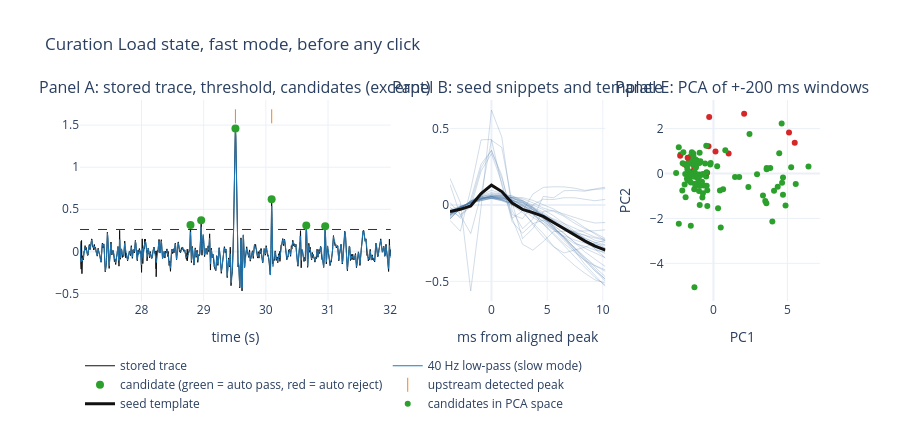

Source (notebook cell):
### Code cell
FAST_MIN_DISTANCE_MS = 6.0     # EventCurationDashboard defaults
SLOW_MIN_DISTANCE_MS = 100.0
SLOW_CUTOFF_HZ = 40.0
HIGH_AMPLITUDE_QUANTILE = 0.75

trace = stored_denoised                                             # metadata["pre_denoised"] is True: Denoiser not run
analysis_fast = trace.copy()                                        # manual and fast modes
analysis_slow = lowpass_trace(trace, fs_hz, cutoff_hz=SLOW_CUTOFF_HZ)  # slow mode

detected = {}
rows = []
for mode, analysis, min_distance in [("manual / fast", analysis_fast, FAST_MIN_DISTANCE_MS),
                                     ("slow", analysis_slow, SLOW_MIN_DISTANCE_MS)]:
    lower, upper, selected, step = threshold_slider_scale(analysis, fs_hz, min_distance)
    center = float(np.median(analysis))
    sigma = float(1.4826 * np.median(np.abs(analysis - center)))
    idx = threshold_event_calls(analysis, fs_hz, selected, min_distance)
    detected[mode] = (idx, selected)
    rows.append([mode, f"{center:.3f}", f"{sigma:.3f}", f"{selected:.3f}", f"{lower:.3f} - {upper:.3f}", min_distance, len(idx)])
md_table(["mode", "median of trace", "robust SD", "default threshold", "slider range", "min spacing (ms)", "candidates"], rows)


def build_candidates(analysis, long_source, indices, fs_hz, short_pre_s, short_post_s, align_s, long_half_s=0.5):
    # Mirror of EventCurationDashboard._build_candidates for one mode.
    short_pre = max(1, int(round(short_pre_s * fs_hz)))
    short_post = max(1, int(round(short_post_s * fs_hz)))
    align = max(1, int(round(align_s * fs_hz)))
    long_pre = long_post = max(1, int(round(long_half_s * fs_hz)))
    polarity = 1 if np.nanmedian(analysis[indices]) >= 0 else -1
    kept, aligned, amplitudes, short_snips, long_snips = [], [], [], [], []
    for idx in np.asarray(indices, dtype=int):
        lo, hi = max(0, idx - align), min(len(analysis), idx + align + 1)
        peak = lo + int(np.argmax(polarity * analysis[lo:hi]))
        if peak - short_pre < 0 or peak + short_post + 1 > len(analysis):
            continue
        short = polarity * analysis[peak - short_pre:peak + short_post + 1].copy()
        short -= np.median(short[:short_pre])
        long = np.full(long_pre + long_post + 1, np.nan)
        src_lo, src_hi = max(0, peak - long_pre), min(len(long_source), peak + long_post + 1)
        dst_lo = src_lo - (peak - long_pre)
        baseline = np.median(long_source[src_lo:max(src_lo + 1, peak)])
        long[dst_lo:dst_lo + (src_hi - src_lo)] = polarity * (long_source[src_lo:src_hi] - baseline)
        kept.append(idx); aligned.append(peak); amplitudes.append(short[short_pre])
        short_snips.append(short); long_snips.append(long)
    short_snips, long_snips = np.asarray(short_snips), np.asarray(long_snips)
    return {
        "indices": np.asarray(kept, dtype=int), "aligned": np.asarray(aligned, dtype=int),
        "amplitudes": np.asarray(amplitudes, dtype=float), "short": short_snips, "long": long_snips,
        "short_time_ms": (np.arange(short_snips.shape[1]) - short_pre) / fs_hz * 1000.0,
        "long_time_ms": (np.arange(long_snips.shape[1]) - long_pre) / fs_hz * 1000.0,
        "polarity": polarity,
    }


fast_idx, fast_threshold = detected["manual / fast"]
fast = build_candidates(analysis_fast, trace, fast_idx, fs_hz, 0.004, 0.010, 0.003)
n_seed = min(len(fast["indices"]), max(1, int(np.ceil(len(fast["indices"]) * (1.0 - HIGH_AMPLITUDE_QUANTILE)))))
seed = np.sort(np.argsort(fast["amplitudes"])[::-1][:n_seed])
template = fast["short"][seed].mean(axis=0)
cosine = cosine_similarity_rows(fast["short"], template)
auto_pass = cosine > AUTO_TEMPLATE_THRESHOLD
pca_scores, pca_var = candidate_pca_embedding(fast["long"], fast["long_time_ms"], window_ms=400.0)

slow_idx, slow_threshold = detected["slow"]
slow = build_candidates(analysis_slow, analysis_slow, slow_idx, fs_hz, 0.500, 0.500, 0.025)

matched = np.array([np.min(np.abs(fast["aligned"] - p)) <= 0.003 * fs_hz for p in peaks]) if len(fast["aligned"]) else np.zeros(len(peaks), bool)
md_table(["Fast mode at Load", "Value"], [
    ["candidates (local maxima above the default threshold)", len(fast["indices"])],
    ["seed template: top 25 % by amplitude", n_seed],
    ["automatic call at cosine 0.80: pass / reject", f"{int(auto_pass.sum())} / {int((~auto_pass).sum())}"],
    ["cosine to seed template: min / median / max", f"{cosine.min():.2f} / {np.median(cosine):.2f} / {cosine.max():.2f}"],
    ["amplitude: min / median / max", f"{fast['amplitudes'].min():.2f} / {np.median(fast['amplitudes']):.2f} / {fast['amplitudes'].max():.2f}"],
    ["trace value at the aligned peak: min / median / max", f"{trace[fast['aligned']].min():.2f} / {np.median(trace[fast['aligned']]):.2f} / {trace[fast['aligned']].max():.2f}"],
    ["PCA panel: variance explained by PC1 / PC2", f"{pca_var[0]:.2f} / {pca_var[1]:.2f}"],
    ["upstream detected peaks within 3 ms of a fast candidate", f"{int(matched.sum())} / {len(peaks)}"],
    ["slow mode candidates (40 Hz low-pass, 100 ms spacing)", len(slow["indices"])],
])

colors = np.where(auto_pass, "#2ca02c", "#d62728")
in_ex = (fast["aligned"] >= EX.start) & (fast["aligned"] < EX.stop)
fig = make_subplots(rows=1, cols=3, column_widths=[0.5, 0.25, 0.25], horizontal_spacing=0.08,
                    subplot_titles=("Panel A: stored trace, threshold, candidates (excerpt)",
                                    "Panel B: seed snippets and template",
                                    "Panel E: PCA of +-200 ms windows"))
fig.add_trace(go.Scatter(x=t_ex, y=trace[EX], mode="lines", name="stored trace", line={"width": 1, "color": "#111111"}), row=1, col=1)
fig.add_trace(go.Scatter(x=t_ex, y=analysis_slow[EX], mode="lines", name="40 Hz low-pass (slow mode)", line={"width": 1, "color": "#1f77b4"}), row=1, col=1)
fig.add_hline(y=fast_threshold, line={"dash": "dash", "width": 1, "color": "#333333"}, row=1, col=1)
fig.add_trace(go.Scatter(x=t[fast["aligned"][in_ex]], y=trace[fast["aligned"][in_ex]], mode="markers", name="candidate (green = auto pass, red = auto reject)",
                         marker={"color": colors[in_ex], "size": 8}), row=1, col=1)
peaks_ex = peaks[(peaks >= EX.start) & (peaks < EX.stop)]
fig.add_trace(go.Scatter(x=t[peaks_ex], y=np.full(len(peaks_ex), trace[EX].max() * 1.1), mode="markers", name="upstream detected peak",
                         marker={"symbol": "line-ns-open", "size": 10, "color": "#ff7f0e"}), row=1, col=1)
for i in seed:
    fig.add_trace(go.Scatter(x=fast["short_time_ms"], y=fast["short"][i], mode="lines", showlegend=False, hoverinfo="skip",
                             line={"width": 1, "color": "#4c78a8"}, opacity=0.25), row=1, col=2)
fig.add_trace(go.Scatter(x=fast["short_time_ms"], y=template, mode="lines", name="seed template", line={"width": 3, "color": "#111111"}), row=1, col=2)
fig.add_trace(go.Scatter(x=pca_scores[:, 0], y=pca_scores[:, 1], mode="markers", name="candidates in PCA space",
                         marker={"color": colors, "size": 6}), row=1, col=3)
fig.update_xaxes(title_text="time (s)", row=1, col=1)
fig.update_xaxes(title_text="ms from aligned peak", row=1, col=2)
fig.update_xaxes(title_text="PC1", row=1, col=3)
fig.update_yaxes(title_text="PC2", row=1, col=3)
fig.update_layout(height=430, template="plotly_white", title="Curation Load state, fast mode, before any click",
                  legend={"orientation": "h", "y": -0.25})
fig.show()

### Figure 1 — Plotly figure (JSON) as saved in the notebook; plotly's stock layout.template omitted (floating-point values rounded to 4 significant figures; data arrays with more than 128 entries replaced by an {"elided": "..."} marker saying what was removed)
{"data": [{"line": {"color": "#111111", "width": 1}, "mode": "lines", "name": "stored trace", "type": "scatter", "x": {"elided": "5374 float values"}, "xaxis": "x", "y": {"elided": "5374 float values"}, "yaxis": "y"}, {"line": {"color": "#1f77b4", "width": 1}, "mode": "lines", "name": "40 Hz low-pass (slow mode)", "type": "scatter", "x": {"elided": "5374 float values"}, "xaxis": "x", "y": {"elided": "5374 float values"}, "yaxis": "y"}, {"marker": {"color": ["#2ca02c", "#2ca02c", "#2ca02c", "#2ca02c", "#2ca02c", "#2ca02c"], "size": 8}, "mode": "markers", "name": "candidate (green = auto pass, red = auto reject)", "type": "scatter", "x": [28.79, 28.96, 29.51, 30.09, 30.65, 30.95], "xaxis": "x", "y": [0.3124, 0.3698, 1.459, 0.6205, 0.3085, 0.2984], "yaxis": "y"}, {"marker": {"color": "#ff7f0e", "size": 10, "symbol": "line-ns-open"}, "mode": "markers", "name": "upstream detected peak", "type": "scatter", "x": [29.51, 30.09], "xaxis": "x", "y": [1.604, 1.604], "yaxis": "y"}, {"hoverinfo": "skip", "line": {"color": "#4c78a8", "width": 1}, "mode": "lines", "opacity": 0.25, "showlegend": false, "type": "scatter", "x": [-3.721, -2.791, -1.86, -0.9302, 0.0, 0.9302, 1.86, 2.791, 3.721, 4.651, 5.581, 6.512, 7.442, 8.372, 9.302, 10.23], "xaxis": "x2", "y": [-0.07141, -0.01864, 0.01864, 0.044, 0.05407, 0.04712, 0.02526, -0.02429, -0.05901, -0.1068, -0.1614, -0.2334, -0.2977, -0.3621, -0.4319, -0.4844], "yaxis": "y2"}, {"hoverinfo": "skip", "line": {"color": "#4c78a8", "width": 1}, "mode": "lines", "opacity": 0.25, "showlegend": false, "type": "scatter", "x": [-3.721, -2.791, -1.86, -0.9302, 0.0, 0.9302, 1.86, 2.791, 3.721, 4.651, 5.581, 6.512, 7.442, 8.372, 9.302, 10.23], "xaxis": "x2", "y": [-0.06175, -0.01486, 0.01486, 0.0299, 0.04318, 0.03171, 0.00452, -0.03034, -0.08103, -0.124, -0.1844, -0.252, -0.3042, -0.3626, -0.3986, -0.4341], "yaxis": "y2"}, {"hoverinfo": "skip", "line": {"color": "#4c78a8", "width": 1}, "mode": "lines", "opacity": 0.25, "showlegend": false, "type": "scatter", "x": [-3.721, -2.791, -1.86, -0.9302, 0.0, 0.9302, 1.86, 2.791, 3.721, 4.651, 5.581, 6.512, 7.442, 8.372, 9.302, 10.23], "xaxis": "x2", "y": [-0.05037, -0.01661, 0.01661, 0.0373, 0.05339, 0.04507, 0.02824, -0.00178, -0.04111, -0.08468, -0.1339, -0.1853, -0.2425, -0.2829, -0.3139, -0.3461], "yaxis": "y2"}, {"hoverinfo": "skip", "line": {"color": "#4c78a8", "width": 1}, "mode": "lines", "opacity": 0.25, "showlegend": false, "type": "scatter", "x": [-3.721, -2.791, -1.86, -0.9302, 0.0, 0.9302, 1.86, 2.791, 3.721, 4.651, 5.581, 6.512, 7.442, 8.372, 9.302, 10.23], "xaxis": "x2", "y": [-0.06213, -0.01442, 0.01442, 0.04687, 0.05282, 0.03506, 0.02658, 0.01299, -0.02199, -0.06062, -0.1208, -0.157, -0.1929, -0.2322, -0.2562, -0.2648], "yaxis": "y2"}, {"hoverinfo": "skip", "line": {"color": "#4c78a8", "width": 1}, "mode": "lines", "opacity": 0.25, "showlegend": false, "type": "scatter", "x": [-3.721, -2.791, -1.86, -0.9302, 0.0, 0.9302, 1.86, 2.791, 3.721, 4.651, 5.581, 6.512, 7.442, 8.372, 9.302, 10.23], "xaxis": "x2", "y": [-0.0919, -0.02095, 0.02095, 0.05379, 0.07346, 0.06961, 0.05837, 0.0309, -0.01295, -0.04827, -0.09873, -0.132, -0.1816, -0.2153, -0.2513, -0.2816], "yaxis": "y2"}, {"hoverinfo": "skip", "line": {"color": "#4c78a8", "width": 1}, "mode": "lines", "opacity": 0.25, "showlegend": false, "type": "scatter", "x": [-3.721, -2.791, -1.86, -0.9302, 0.0, 0.9302, 1.86, 2.791, 3.721, 4.651, 5.581, 6.512, 7.442, 8.372, 9.302, 10.23], "xaxis": "x2", "y": [-0.0386, -0.01494, 0.01494, 0.03774, 0.0411, 0.02816, 0.007761, -0.01082, -0.04436, -0.08404, -0.1227, -0.1599, -0.192, -0.2318, -0.2617, -0.284], "yaxis": "y2"}, {"hoverinfo": "skip", "line": {"color": "#4c78a8", "width": 1}, "mode": "lines", "opacity": 0.25, "showlegend": false, "type": "scatter", "x": [-3.721, -2.791, -1.86, -0.9302, 0.0, 0.9302, 1.86, 2.791, 3.721, 4.651, 5.581, 6.512, 7.442, 8.372, 9.302, 10.23], "xaxis": "x2", "y": [-0.05463, -0.01096, 0.01096, 0.02742, 0.04292, 0.04069, 0.02418, -0.001353, -0.03139, -0.06824, -0.1003, -0.1439, -0.1793, -0.2206, -0.2441, -0.2614], "yaxis": "y2"}, {"hoverinfo": "skip", "line": {"color": "#4c78a8", "width": 1}, "mode": "lines", "opacity": 0.25, "showlegend": false, "type": "scatter", "x": [-3.721, -2.791, -1.86, -0.9302, 0.0, 0.9302, 1.86, 2.791, 3.721, 4.651, 5.581, 6.512, 7.442, 8.372, 9.302, 10.23], "xaxis": "x2", "y": [-0.1015, -0.1722, 0.1015, 0.4254, 0.4278, 0.1276, -0.08757, -0.04014, 0.07062, 0.1145, 0.1183, 0.1176, 0.1096, 0.09495, 0.1001, 0.107], "yaxis": "y2"}, {"hoverinfo": "skip", "line": {"color": "#4c78a8", "width": 1}, "mode": "lines", "opacity": 0.25, "showlegend": false, "type": "scatter", "x": [-3.721, -2.791, -1.86, -0.9302, 0.0, 0.9302, 1.86, 2.791, 3.721, 4.651, 5.581, 6.512, 7.442, 8.372, 9.302, 10.23], "xaxis": "x2", "y": [-0.0611, -0.01551, 0.01551, 0.04057, 0.05442, 0.05221, 0.04181, 0.0187, -0.02084, -0.07984, -0.1414, -0.219, -0.2974, -0.388, -0.4593, -0.5345], "yaxis": "y2"}, {"hoverinfo": "skip", "line": {"color": "#4c78a8", "width": 1}, "mode": "lines", "opacity": 0.25, "showlegend": false, "type": "scatter", "x": [-3.721, -2.791, -1.86, -0.9302, 0.0, 0.9302, 1.86, 2.791, 3.721, 4.651, 5.581, 6.512, 7.442, 8.372, 9.302, 10.23], "xaxis": "x2", "y": [-0.06842, -0.01622, 0.01622, 0.04134, 0.05316, 0.05222, 0.03394, 0.002167, -0.04778, -0.08887, -0.1535, -0.2175, -0.283, -0.3522, -0.4196, -0.4874], "yaxis": "y2"}, {"hoverinfo": "skip", "line": {"color": "#4c78a8", "width": 1}, "mode": "lines", "opacity": 0.25, "showlegend": false, "type": "scatter", "x": [-3.721, -2.791, -1.86, -0.9302, 0.0, 0.9302, 1.86, 2.791, 3.721, 4.651, 5.581, 6.512, 7.442, 8.372, 9.302, 10.23], "xaxis": "x2", "y": [-0.04765, -0.01059, 0.01059, 0.03684, 0.06443, 0.05707, 0.04918, 0.04004, 0.01355, -0.02067, -0.04167, -0.07486, -0.119, -0.1554, -0.1833, -0.221], "yaxis": "y2"}, {"hoverinfo": "skip", "line": {"color": "#4c78a8", "width": 1}, "mode": "lines", "opacity": 0.25, "showlegend": false, "type": "scatter", "x": [-3.721, -2.791, -1.86, -0.9302, 0.0, 0.9302, 1.86, 2.791, 3.721, 4.651, 5.581, 6.512, 7.442, 8.372, 9.302, 10.23], "xaxis": "x2", "y": [0.1336, -0.0678, -0.1878, 0.0678, 0.4234, 0.3754, 0.01457, -0.2205, -0.1541, -0.04251, -0.03812, -0.05985, -0.08647, -0.1031, -0.1186, -0.1152], "yaxis": "y2"}, {"hoverinfo": "skip", "line": {"color": "#4c78a8", "width": 1}, "mode": "lines", "opacity": 0.25, "showlegend": false, "type": "scatter", "x": [-3.721, -2.791, -1.86, -0.9302, 0.0, 0.9302, 1.86, 2.791, 3.721, 4.651, 5.581, 6.512, 7.442, 8.372, 9.302, 10.23], "xaxis": "x2", "y": [-0.06273, -0.01279, 0.01279, 0.02833, 0.04323, 0.02664, -0.003367, -0.04969, -0.1178, -0.187, -0.2713, -0.3354, -0.395, -0.4461, -0.4905, -0.5108], "yaxis": "y2"}, {"hoverinfo": "skip", "line": {"color": "#4c78a8", "width": 1}, "mode": "lines", "opacity": 0.25, "showlegend": false, "type": "scatter", "x": [-3.721, -2.791, -1.86, -0.9302, 0.0, 0.9302, 1.86, 2.791, 3.721, 4.651, 5.581, 6.512, 7.442, 8.372, 9.302, 10.23], "xaxis": "x2", "y": [-0.09032, -0.02513, 0.02513, 0.05609, 0.06583, 0.06462, 0.04684, 0.01139, -0.03027, -0.08862, -0.1369, -0.1839, -0.2448, -0.3064, -0.3555, -0.4037], "yaxis": "y2"}, {"hoverinfo": "skip", "line": {"color": "#4c78a8", "width": 1}, "mode": "lines", "opacity": 0.25, "showlegend": false, "type": "scatter", "x": [-3.721, -2.791, -1.86, -0.9302, 0.0, 0.9302, 1.86, 2.791, 3.721, 4.651, 5.581, 6.512, 7.442, 8.372, 9.302, 10.23], "xaxis": "x2", "y": [-0.0405, -0.01013, 0.01013, 0.03682, 0.05041, 0.04561, 0.02917, 0.007186, -0.02793, -0.06822, -0.1159, -0.1616, -0.176, -0.197, -0.232, -0.2454], "yaxis": "y2"}, {"hoverinfo": "skip", "line": {"color": "#4c78a8", "width": 1}, "mode": "lines", "opacity": 0.25, "showlegend": false, "type": "scatter", "x": [-3.721, -2.791, -1.86, -0.9302, 0.0, 0.9302, 1.86, 2.791, 3.721, 4.651, 5.581, 6.512, 7.442, 8.372, 9.302, 10.23], "xaxis": "x2", "y": [-0.04387, -0.01414, 0.01414, 0.04081, 0.0544, 0.03898, 0.0304, 0.01629, -0.01821, -0.05897, -0.112, -0.147, -0.1831, -0.2421, -0.2867, -0.3185], "yaxis": "y2"}, {"hoverinfo": "skip", "line": {"color": "#4c78a8", "width": 1}, "mode": "lines", "opacity": 0.25, "showlegend": false, "type": "scatter", "x": [-3.721, -2.791, -1.86, -0.9302, 0.0, 0.9302, 1.86, 2.791, 3.721, 4.651, 5.581, 6.512, 7.442, 8.372, 9.302, 10.23], "xaxis": "x2", "y": [-0.08868, -0.02339, 0.02339, 0.03855, 0.06286, 0.06264, 0.04634, 0.02675, -0.01143, -0.07599, -0.1445, -0.2132, -0.2864, -0.3611, -0.4296, -0.4984], "yaxis": "y2"}, {"hoverinfo": "skip", "line": {"color": "#4c78a8", "width": 1}, "mode": "lines", "opacity": 0.25, "showlegend": false, "type": "scatter", "x": [-3.721, -2.791, -1.86, -0.9302, 0.0, 0.9302, 1.86, 2.791, 3.721, 4.651, 5.581, 6.512, 7.442, 8.372, 9.302, 10.23], "xaxis": "x2", "y": [0.1735, 0.01594, -0.5628, -0.01594, 0.62, 0.4435, -0.03709, -0.1556, -0.09208, 0.05562, 0.04596, 0.09258, 0.09442, 0.0891, 0.1049, 0.1155], "yaxis": "y2"}, {"hoverinfo": "skip", "line": {"color": "#4c78a8", "width": 1}, "mode": "lines", "opacity": 0.25, "showlegend": false, "type": "scatter", "x": [-3.721, -2.791, -1.86, -0.9302, 0.0, 0.9302, 1.86, 2.791, 3.721, 4.651, 5.581, 6.512, 7.442, 8.372, 9.302, 10.23], "xaxis": "x2", "y": [-0.09047, -0.02461, 0.02461, 0.06171, 0.08044, 0.07149, 0.0575, 0.02481, -0.01836, -0.07494, -0.1471, -0.2103, -0.2768, -0.3432, -0.4103, -0.4706], "yaxis": "y2"}, {"hoverinfo": "skip", "line": {"color": "#4c78a8", "width": 1}, "mode": "lines", "opacity": 0.25, "showlegend": false, "type": "scatter", "x": [-3.721, -2.791, -1.86, -0.9302, 0.0, 0.9302, 1.86, 2.791, 3.721, 4.651, 5.581, 6.512, 7.442, 8.372, 9.302, 10.23], "xaxis": "x2", "y": [-0.0596, -0.01557, 0.01557, 0.03354, 0.05494, 0.05198, 0.05195, 0.04758, 0.02936, 0.002999, -0.02721, -0.06831, -0.1025, -0.1479, -0.1927, -0.2333], "yaxis": "y2"}, {"hoverinfo": "skip", "line": {"color": "#4c78a8", "width": 1}, "mode": "lines", "opacity": 0.25, "showlegend": false, "type": "scatter", "x": [-3.721, -2.791, -1.86, -0.9302, 0.0, 0.9302, 1.86, 2.791, 3.721, 4.651, 5.581, 6.512, 7.442, 8.372, 9.302, 10.23], "xaxis": "x2", "y": [0.0156, -0.06397, -0.0156, 0.2209, 0.3349, 0.1454, -0.1104, -0.1852, -0.1223, -0.09994, -0.121, -0.1583, -0.1821, -0.2006, -0.2187, -0.2335], "yaxis": "y2"}, {"hoverinfo": "skip", "line": {"color": "#4c78a8", "width": 1}, "mode": "lines", "opacity": 0.25, "showlegend": false, "type": "scatter", "x": [-3.721, -2.791, -1.86, -0.9302, 0.0, 0.9302, 1.86, 2.791, 3.721, 4.651, 5.581, 6.512, 7.442, 8.372, 9.302, 10.23], "xaxis": "x2", "y": [-0.01297, -0.08941, 0.01297, 0.2437, 0.3569, 0.1922, -0.08847, -0.2578, -0.2959, -0.2399, -0.174, -0.1728, -0.1685, -0.1692, -0.1693, -0.163], "yaxis": "y2"}, {"hoverinfo": "skip", "line": {"color": "#4c78a8", "width": 1}, "mode": "lines", "opacity": 0.25, "showlegend": false, "type": "scatter", "x": [-3.721, -2.791, -1.86, -0.9302, 0.0, 0.9302, 1.86, 2.791, 3.721, 4.651, 5.581, 6.512, 7.442, 8.372, 9.302, 10.23], "xaxis": "x2", "y": [-0.03762, -0.07793, 0.03762, 0.2669, 0.3552, 0.1743, -0.0637, -0.09014, 0.0003174, 0.03671, 0.03517, 0.04663, 0.0465, 0.03752, 0.02695, 0.03611], "yaxis": "y2"}, {"hoverinfo": "skip", "line": {"color": "#4c78a8", "width": 1}, "mode": "lines", "opacity": 0.25, "showlegend": false, "type": "scatter", "x": [-3.721, -2.791, -1.86, -0.9302, 0.0, 0.9302, 1.86, 2.791, 3.721, 4.651, 5.581, 6.512, 7.442, 8.372, 9.302, 10.23], "xaxis": "x2", "y": [-0.04039, -0.01103, 0.01103, 0.039, 0.04496, 0.03222, 0.01105, -0.007113, -0.03347, -0.06565, -0.0914, -0.1226, -0.153, -0.1811, -0.2103, -0.2265], "yaxis": "y2"}, {"hoverinfo": "skip", "line": {"color": "#4c78a8", "width": 1}, "mode": "lines", "opacity": 0.25, "showlegend": false, "type": "scatter", "x": [-3.721, -2.791, -1.86, -0.9302, 0.0, 0.9302, 1.86, 2.791, 3.721, 4.651, 5.581, 6.512, 7.442, 8.372, 9.302, 10.23], "xaxis": "x2", "y": [-0.06601, -0.02471, 0.02471, 0.04543, 0.05054, 0.03565, 0.007518, -0.02981, -0.06498, -0.1206, -0.1644, -0.2091, -0.2532, -0.2703, -0.2954, -0.3096], "yaxis": "y2"}, {"hoverinfo": "skip", "line": {"color": "#4c78a8", "width": 1}, "mode": "lines", "opacity": 0.25, "showlegend": false, "type": "scatter", "x": [-3.721, -2.791, -1.86, -0.9302, 0.0, 0.9302, 1.86, 2.791, 3.721, 4.651, 5.581, 6.512, 7.442, 8.372, 9.302, 10.23], "xaxis": "x2", "y": [-0.08002, -0.02645, 0.02645, 0.06429, 0.09502, 0.07572, 0.02674, -0.03329, -0.1289, -0.2102, -0.274, -0.3143, -0.2981, -0.2771, -0.2485, -0.2327], "yaxis": "y2"}, {"hoverinfo": "skip", "line": {"color": "#4c78a8", "width": 1}, "mode": "lines", "opacity": 0.25, "showlegend": false, "type": "scatter", "x": [-3.721, -2.791, -1.86, -0.9302, 0.0, 0.9302, 1.86, 2.791, 3.721, 4.651, 5.581, 6.512, 7.442, 8.372, 9.302, 10.23], "xaxis": "x2", "y": [-0.07463, -0.0234, 0.0234, 0.04549, 0.05538, 0.05147, 0.0335, -0.007377, -0.0562, -0.127, -0.1923, -0.2639, -0.337, -0.4094, -0.4754, -0.5253], "yaxis": "y2"}, {"hoverinfo": "skip", "line": {"color": "#4c78a8", "width": 1}, "mode": "lines", "opacity": 0.25, "showlegend": false, "type": "scatter", "x": [-3.721, -2.791, -1.86, -0.9302, 0.0, 0.9302, 1.86, 2.791, 3.721, 4.651, 5.581, 6.512, 7.442, 8.372, 9.302, 10.23], "xaxis": "x2", "y": [-0.05459, -0.01965, 0.01965, 0.05002, 0.05132, 0.03328, 0.007411, -0.02349, -0.06111, -0.1073, -0.154, -0.2028, -0.2287, -0.2511, -0.2721, -0.2867], "yaxis": "y2"}, {"hoverinfo": "skip", "line": {"color": "#4c78a8", "width": 1}, "mode": "lines", "opacity": 0.25, "showlegend": false, "type": "scatter", "x": [-3.721, -2.791, -1.86, -0.9302, 0.0, 0.9302, 1.86, 2.791, 3.721, 4.651, 5.581, 6.512, 7.442, 8.372, 9.302, 10.23], "xaxis": "x2", "y": [-0.02887, -0.009448, 0.009448, 0.03294, 0.04452, 0.04046, 0.03821, 0.02815, -0.001439, -0.03078, -0.07148, -0.1228, -0.1727, -0.2211, -0.2885, -0.3479], "yaxis": "y2"}, {"hoverinfo": "skip", "line": {"color": "#4c78a8", "width": 1}, "mode": "lines", "opacity": 0.25, "showlegend": false, "type": "scatter", "x": [-3.721, -2.791, -1.86, -0.9302, 0.0, 0.9302, 1.86, 2.791, 3.721, 4.651, 5.581, 6.512, 7.442, 8.372, 9.302, 10.23], "xaxis": "x2", "y": [-0.06699, -0.02116, 0.02116, 0.05288, 0.06257, 0.06076, 0.04644, 0.02034, -0.03135, -0.09609, -0.1514, -0.2082, -0.2778, -0.3409, -0.3962, -0.4254], "yaxis": "y2"}, {"line": {"color": "#111111", "width": 3}, "mode": "lines", "name": "seed template", "type": "scatter", "x": [-3.721, -2.791, -1.86, -0.9302, 0.0, 0.9302, 1.86, 2.791, 3.721, 4.651, 5.581, 6.512, 7.442, 8.372, 9.302, 10.23], "xaxis": "x2", "y": [-0.04417, -0.02902, -0.006624, 0.07435, 0.1289, 0.08696, 0.0119, -0.02938, -0.05041, -0.07499, -0.1149, -0.1557, -0.1954, -0.235, -0.2693, -0.2962], "yaxis": "y2"}, {"marker": {"color": ["#2ca02c", "#2ca02c", "#2ca02c", "#2ca02c", "#2ca02c", "#2ca02c", "#2ca02c", "#2ca02c", "#2ca02c", "#2ca02c", "#2ca02c", "#2ca02c", "#2ca02c", "#2ca02c", "#2ca02c", "#2ca02c", "#2ca02c", "#2ca02c", "#2ca02c", "#2ca02c", "#2ca02c", "#2ca02c", "#2ca02c", "#2ca02c", "#d62728", "#d62728", "#2ca02c", "#2ca02c", "#2ca02c", "#2ca02c", "#2ca02c", "#2ca02c", "#2ca02c", "#2ca02c", "#d62728", "#d62728", "#2ca02c", "#2ca02c", "#2ca02c", "#2ca02c", "#2ca02c", "#2ca02c", "#2ca02c", "#2ca02c", "#2ca02c", "#2ca02c", "#2ca02c", "#2ca02c", "#2ca02c", "#2ca02c", "#2ca02c", "#2ca02c", "#2ca02c", "#2ca02c", "#2ca02c", "#2ca02c", "#2ca02c", "#2ca02c", "#2ca02c", "#d62728", "#2ca02c", "#2ca02c", "#2ca02c", "#2ca02c", "#2ca02c", "#2ca02c", "#2ca02c", "#2ca02c", "#d62728", "#d62728", "#2ca02c", "#2ca02c", "#2ca02c", "#2ca02c", "#2ca02c", "#2ca02c", "#d62728", "#2ca02c", "#d62728", "#2ca02c", "#2ca02c", "#2ca02c", "#2ca02c", "#2ca02c", "#2ca02c", "#2ca02c", "#2ca02c", "#d62728", "#2ca02c", "#2ca02c", "#2ca02c", "#2ca02c", "#2ca02c", "#2ca02c", "#d62728", "#2ca02c", "#2ca02c", "#2ca02c", "#2ca02c", "#2ca02c", "#2ca02c", "#2ca02c", "#2ca02c", "#2ca02c", "#d62728", "#2ca02c", "#2ca02c", "#2ca02c", "#2ca02c", "#2ca02c", "#2ca02c", "#2ca02c", "#2ca02c", "#2ca02c", "#2ca02c", "#d62728", "#2ca02c", "#2ca02c", "#2ca02c"], "size": 6}, "mode": "markers", "name": "candidates in PCA space", "type": "scatter", "x": [4.702, 2.363, -0.9371, 4.7, 0.3124, 0.4406, -1.309, -1.604, -1.12, -1.37, -1.069, -0.932, -1.158, -1.484, -1.034, -1.423, -1.704, -0.491, 4.096, -1.298, -1.589, 4.64, -1.459, 3.981, -1.982, -0.4257, -0.4667, -2.221, 5.253, -0.7451, -1.357, -1.612, -1.528, -0.6445, -1.296, -1.343, -0.9743, -0.7173, -0.7312, -1.834, -0.416, -2.078, -1.181, -1.313, -2.342, -1.283, -1.043, -1.525, -1.238, -0.2159, -0.1872, -1.946, -1.879, -1.386, -0.8783, 6.424, -0.8871, -1.234, -1.214, -2.245, -1.217, 3.597, -1.362, -1.156, -0.7744, -1.283, 4.447, 2.948, 5.495, 5.109, 4.612, 4.874, -0.9672, -1.351, -2.521, 2.437, 2.075, 1.743, -0.2861, -1.727, -1.145, -1.669, -0.4549, -2.103, -1.905, -0.6838, -1.66, -1.743, -0.4144, -0.5613, -0.9259, 4.345, 3.348, 5.564, 1.029, 0.8033, 3.841, 3.504, 3.6, -0.9402, -1.529, 1.459, -0.7108, -1.758, -0.3331, -0.4852, -1.792, 0.6561, -1.041, -2.031, -1.754, -1.142, -2.34, 3.578, 0.2539, 0.1408, -1.469, -1.28, 0.4958], "xaxis": "x3", "y": [-0.1814, -0.5991, -0.04671, -0.9494, -1.544, -0.7557, 0.1057, 0.05362, 0.5854, 0.5368, -0.1949, 0.9252, -0.03632, 0.8204, -0.4023, 0.09391, 0.0502, -0.127, -0.7639, -0.6989, -0.005749, -0.4084, 0.946, -2.135, 0.4275, 0.03053, 0.05804, 0.8461, 0.2792, -1.063, 0.8117, -0.2407, 0.765, -0.5285, 0.1848, 0.3648, -0.7798, -0.0375, -0.0264, 0.3484, -0.7492, 0.4581, 0.2723, 0.3759, 1.174, -0.1378, 0.459, -0.3936, -0.4568, 0.398, 0.4692, -0.4896, -1.054, 0.4056, 0.5473, 0.3121, -0.5403, 0.6339, -0.5531, 0.7896, 0.3985, 0.1884, 0.8936, 0.512, -0.3695, -5.064, 0.9007, -0.0346, 1.37, 1.833, 2.225, -1.427, -0.1485, 0.5324, 0.02742, 1.757, 2.662, -0.155, 2.523, -0.3051, 0.577, -0.006105, -0.5485, -0.7582, -0.01828, -0.02717, 0.55, 0.7023, -1.446, 0.4503, -1.407, -0.5882, -0.9766, -0.4635, 0.8878, 1.034, 0.2476, -1.225, 0.2518, 0.4667, -2.321, -0.1568, -0.8823, 0.1863, 1.218, 1.242, -0.2274, -0.701, -0.05891, 0.9491, 0.394, 0.3784, -2.237, -1.321, 0.3208, 0.9833, -0.09402, 0.08502, -2.409], "yaxis": "y3"}], "layout": {"annotations": [{"font": {"size": 16}, "showarrow": false, "text": "Panel A: stored trace, threshold, candidates (excerpt)", "x": 0.21, "xanchor": "center", "xref": "paper", "y": 1.0, "yanchor": "bottom", "yref": "paper"}, {"font": {"size": 16}, "showarrow": false, "text": "Panel B: seed snippets and template", "x": 0.605, "xanchor": "center", "xref": "paper", "y": 1.0, "yanchor": "bottom", "yref": "paper"}, {"font": {"size": 16}, "showarrow": false, "text": "Panel E: PCA of +-200 ms windows", "x": 0.895, "xanchor": "center", "xref": "paper", "y": 1.0, "yanchor": "bottom", "yref": "paper"}], "height": 430, "legend": {"orientation": "h", "y": -0.25}, "shapes": [{"line": {"color": "#333333", "dash": "dash", "width": 1}, "type": "line", "x0": 0, "x1": 1, "xref": "x domain", "y0": 0.2601, "y1": 0.2601, "yref": "y"}], "title": {"text": "Curation Load state, fast mode, before any click"}, "xaxis": {"anchor": "y", "domain": [0.0, 0.42], "title": {"text": "time (s)"}}, "xaxis2": {"anchor": "y2", "domain": [0.5, 0.71], "title": {"text": "ms from aligned peak"}}, "xaxis3": {"anchor": "y3", "domain": [0.79, 1.0], "title": {"text": "PC1"}}, "yaxis": {"anchor": "x", "domain": [0.0, 1.0]}, "yaxis2": {"anchor": "x2", "domain": [0.0, 1.0]}, "yaxis3": {"anchor": "x3", "domain": [0.0, 1.0], "title": {"text": "PC2"}}}}
